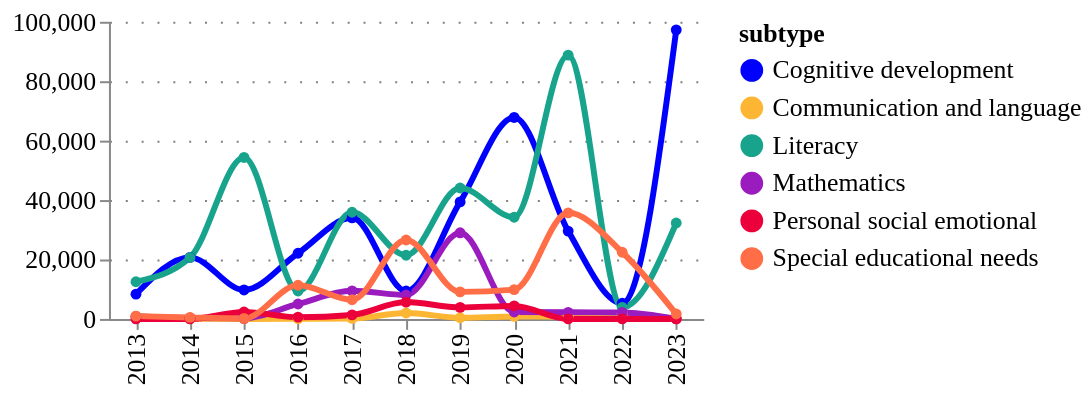

Notebook code for this chart:
### Code cell
fig = pu.ts_smooth(
    tech_applications_ts,
    cats,
    variable= "amount",
    variable_title = "",
    category_column = column,
    width = 300,
    height = 150,
    legend_orient='right',
)
pu.configure_plots(fig)

### Figure 1 — Vega-Lite specification as saved in the notebook (floating-point values rounded to 4 significant figures)
{"config": {"title": {"font": "Averta", "anchor": "start"}, "subtitle": {"font": "Averta"}, "axis": {"labelFont": "Averta", "titleFont": "Averta", "gridColor": "grey", "gridDash": [1, 7], "labelFontSize": 13, "titleFontSize": 13}, "header": {"labelFont": "Averta", "titleFont": "Averta"}, "legend": {"labelFont": "Averta", "titleFont": "Averta", "labelFontSize": 13, "titleFontSize": 13}, "range": {"category": ["#0000FF", "#FDB633", "#18A48C", "#9A1BBE", "#EB003B", "#FF6E47", "#646363", "#0F294A", "#97D9E3", "#A59BEE", "#F6A4B7", "#D2C9C0", "#FFFFFF", "#000000"], "ordinal": {"scheme": ["#0000FF", "#FDB633", "#18A48C", "#9A1BBE", "#EB003B", "#FF6E47", "#646363", "#0F294A", "#97D9E3", "#A59BEE", "#F6A4B7", "#D2C9C0", "#FFFFFF", "#000000"]}}, "view": {"strokeWidth": 0}}, "data": {"name": "data-e352474d02397566c775af7304273003"}, "mark": {"type": "line", "interpolate": "monotone", "point": {"filled": true, "size": 30}, "size": 3, "strokeDash": [0]}, "encoding": {"color": {"field": "subtype", "legend": {"orient": "right"}, "type": "nominal"}, "tooltip": [{"field": "year", "title": "Year", "type": "ordinal"}, {"field": "subtype", "type": "nominal"}, {"field": "amount", "format": ".3f", "title": "", "type": "quantitative"}], "x": {"field": "year", "title": "", "type": "ordinal"}, "y": {"field": "amount", "title": "", "type": "quantitative"}}, "height": 150, "title": {"anchor": "start", "text": "", "fontSize": 14, "subtitle": "", "subtitleFont": "Averta", "subtitleFontSize": 13}, "width": 300, "$schema": "https://vega.github.io/schema/vega-lite/v4.17.0.json", "datasets": {"data-e352474d02397566c775af7304273003": [{"year": 2013, "subtype": "Cognitive development", "counts": 20.0, "counts_prop": 0.015, "amount": 8332.0, "amount_prop": 0.002, "type": "Development & learning"}, {"year": 2014, "subtype": "Cognitive development", "counts": 16.0, "counts_prop": 0.012, "amount": 20730.0, "amount_prop": 0.006, "type": "Development & learning"}, {"year": 2015, "subtype": "Cognitive development", "counts": 13.0, "counts_prop": 0.01, "amount": 9754.0, "amount_prop": 0.003, "type": "Development & learning"}, {"year": 2016, "subtype": "Cognitive development", "counts": 9.0, "counts_prop": 0.007, "amount": 22110.0, "amount_prop": 0.006, "type": "Development & learning"}, {"year": 2017, "subtype": "Cognitive development", "counts": 18.0, "counts_prop": 0.013, "amount": 34020.0, "amount_prop": 0.009, "type": "Development & learning"}, {"year": 2018, "subtype": "Cognitive development", "counts": 15.0, "counts_prop": 0.011, "amount": 9414.0, "amount_prop": 0.003, "type": "Development & learning"}, {"year": 2019, "subtype": "Cognitive development", "counts": 9.0, "counts_prop": 0.007, "amount": 39390.0, "amount_prop": 0.011, "type": "Development & learning"}, {"year": 2020, "subtype": "Cognitive development", "counts": 12.0, "counts_prop": 0.009, "amount": 67800.0, "amount_prop": 0.018, "type": "Development & learning"}, {"year": 2021, "subtype": "Cognitive development", "counts": 14.0, "counts_prop": 0.01, "amount": 29560.0, "amount_prop": 0.008, "type": "Development & learning"}, {"year": 2022, "subtype": "Cognitive development", "counts": 6.0, "counts_prop": 0.004, "amount": 5274.0, "amount_prop": 0.001, "type": "Development & learning"}, {"year": 2023, "subtype": "Cognitive development", "counts": 4.0, "counts_prop": 0.003, "amount": 97300.0, "amount_prop": 0.026, "type": "Development & learning"}, {"year": 2013, "subtype": "Communication and language", "counts": 5.0, "counts_prop": 0.004, "amount": 926.2, "amount_prop": 0.0, "type": "Development & learning"}, {"year": 2014, "subtype": "Communication and language", "counts": 1.0, "counts_prop": 0.001, "amount": 62.28, "amount_prop": 0.0, "type": "Development & learning"}, {"year": 2015, "subtype": "Communication and language", "counts": 0.0, "counts_prop": 0.0, "amount": 0.0, "amount_prop": 0.0, "type": "Development & learning"}, {"year": 2016, "subtype": "Communication and language", "counts": 2.0, "counts_prop": 0.001, "amount": 71.01, "amount_prop": 0.0, "type": "Development & learning"}, {"year": 2017, "subtype": "Communication and language", "counts": 2.0, "counts_prop": 0.001, "amount": 177.1, "amount_prop": 0.0, "type": "Development & learning"}, {"year": 2018, "subtype": "Communication and language", "counts": 4.0, "counts_prop": 0.003, "amount": 2008.0, "amount_prop": 0.001, "type": "Development & learning"}, {"year": 2019, "subtype": "Communication and language", "counts": 3.0, "counts_prop": 0.002, "amount": 392.2, "amount_prop": 0.0, "type": "Development & learning"}, {"year": 2020, "subtype": "Communication and language", "counts": 2.0, "counts_prop": 0.001, "amount": 848.6, "amount_prop": 0.0, "type": "Development & learning"}, {"year": 2021, "subtype": "Communication and language", "counts": 4.0, "counts_prop": 0.003, "amount": 736.2, "amount_prop": 0.0, "type": "Development & learning"}, {"year": 2022, "subtype": "Communication and language", "counts": 2.0, "counts_prop": 0.001, "amount": 1948.0, "amount_prop": 0.001, "type": "Development & learning"}, {"year": 2023, "subtype": "Communication and language", "counts": 1.0, "counts_prop": 0.001, "amount": 0.0, "amount_prop": 0.0, "type": "Development & learning"}, {"year": 2013, "subtype": "Literacy", "counts": 12.0, "counts_prop": 0.009, "amount": 12510.0, "amount_prop": 0.003, "type": "Development & learning"}, {"year": 2014, "subtype": "Literacy", "counts": 14.0, "counts_prop": 0.01, "amount": 20680.0, "amount_prop": 0.006, "type": "Development & learning"}, {"year": 2015, "subtype": "Literacy", "counts": 13.0, "counts_prop": 0.01, "amount": 54340.0, "amount_prop": 0.015, "type": "Development & learning"}, {"year": 2016, "subtype": "Literacy", "counts": 9.0, "counts_prop": 0.007, "amount": 9412.0, "amount_prop": 0.003, "type": "Development & learning"}, {"year": 2017, "subtype": "Literacy", "counts": 23.0, "counts_prop": 0.017, "amount": 35900.0, "amount_prop": 0.01, "type": "Development & learning"}, {"year": 2018, "subtype": "Literacy", "counts": 20.0, "counts_prop": 0.015, "amount": 21440.0, "amount_prop": 0.006, "type": "Development & learning"}, {"year": 2019, "subtype": "Literacy", "counts": 15.0, "counts_prop": 0.011, "amount": 44060.0, "amount_prop": 0.012, "type": "Development & learning"}, {"year": 2020, "subtype": "Literacy", "counts": 18.0, "counts_prop": 0.013, "amount": 34230.0, "amount_prop": 0.009, "type": "Development & learning"}, {"year": 2021, "subtype": "Literacy", "counts": 15.0, "counts_prop": 0.011, "amount": 88790.0, "amount_prop": 0.024, "type": "Development & learning"}, {"year": 2022, "subtype": "Literacy", "counts": 6.0, "counts_prop": 0.004, "amount": 3917.0, "amount_prop": 0.001, "type": "Development & learning"}, {"year": 2023, "subtype": "Literacy", "counts": 6.0, "counts_prop": 0.004, "amount": 32280.0, "amount_prop": 0.009, "type": "Development & learning"}, {"year": 2013, "subtype": "Mathematics", "counts": 4.0, "counts_prop": 0.003, "amount": 831.0, "amount_prop": 0.0, "type": "Development & learning"}, {"year": 2014, "subtype": "Mathematics", "counts": 3.0, "counts_prop": 0.002, "amount": 313.0, "amount_prop": 0.0, "type": "Development & learning"}, {"year": 2015, "subtype": "Mathematics", "counts": 6.0, "counts_prop": 0.004, "amount": 218.1, "amount_prop": 0.0, "type": "Development & learning"}, {"year": 2016, "subtype": "Mathematics", "counts": 10.0, "counts_prop": 0.007, "amount": 5031.0, "amount_prop": 0.001, "type": "Development & learning"}, {"year": 2017, "subtype": "Mathematics", "counts": 10.0, "counts_prop": 0.007, "amount": 9458.0, "amount_prop": 0.003, "type": "Development & learning"}, {"year": 2018, "subtype": "Mathematics", "counts": 11.0, "counts_prop": 0.008, "amount": 8054.0, "amount_prop": 0.002, "type": "Development & learning"}, {"year": 2019, "subtype": "Mathematics", "counts": 7.0, "counts_prop": 0.005, "amount": 28990.0, "amount_prop": 0.008, "type": "Development & learning"}, {"year": 2020, "subtype": "Mathematics", "counts": 3.0, "counts_prop": 0.002, "amount": 2347.0, "amount_prop": 0.001, "type": "Development & learning"}, {"year": 2021, "subtype": "Mathematics", "counts": 6.0, "counts_prop": 0.004, "amount": 2230.0, "amount_prop": 0.001, "type": "Development & learning"}, {"year": 2022, "subtype": "Mathematics", "counts": 3.0, "counts_prop": 0.002, "amount": 2196.0, "amount_prop": 0.001, "type": "Development & learning"}, {"year": 2023, "subtype": "Mathematics", "counts": 0.0, "counts_prop": 0.0, "amount": 0.0, "amount_prop": 0.0, "type": "Development & learning"}, {"year": 2013, "subtype": "Personal social emotional", "counts": 1.0, "counts_prop": 0.001, "amount": 0.0, "amount_prop": 0.0, "type": "Development & learning"}, {"year": 2014, "subtype": "Personal social emotional", "counts": 0.0, "counts_prop": 0.0, "amount": 0.0, "amount_prop": 0.0, "type": "Development & learning"}, {"year": 2015, "subtype": "Personal social emotional", "counts": 1.0, "counts_prop": 0.001, "amount": 2344.0, "amount_prop": 0.001, "type": "Development & learning"}, {"year": 2016, "subtype": "Personal social emotional", "counts": 1.0, "counts_prop": 0.001, "amount": 593.5, "amount_prop": 0.0, "type": "Development & learning"}, {"year": 2017, "subtype": "Personal social emotional", "counts": 4.0, "counts_prop": 0.003, "amount": 1345.0, "amount_prop": 0.0, "type": "Development & learning"}, {"year": 2018, "subtype": "Personal social emotional", "counts": 3.0, "counts_prop": 0.002, "amount": 5677.0, "amount_prop": 0.002, "type": "Development & learning"}, {"year": 2019, "subtype": "Personal social emotional", "counts": 2.0, "counts_prop": 0.001, "amount": 3896.0, "amount_prop": 0.001, "type": "Development & learning"}, {"year": 2020, "subtype": "Personal social emotional", "counts": 1.0, "counts_prop": 0.001, "amount": 4382.0, "amount_prop": 0.001, "type": "Development & learning"}, {"year": 2021, "subtype": "Personal social emotional", "counts": 1.0, "counts_prop": 0.001, "amount": 0.0, "amount_prop": 0.0, "type": "Development & learning"}, {"year": 2022, "subtype": "Personal social emotional", "counts": 1.0, "counts_prop": 0.001, "amount": 0.0, "amount_prop": 0.0, "type": "Development & learning"}, {"year": 2023, "subtype": "Personal social emotional", "counts": 0.0, "counts_prop": 0.0, "amount": 0.0, "amount_prop": 0.0, "type": "Development & learning"}, {"year": 2013, "subtype": "Special educational needs", "counts": 6.0, "counts_prop": 0.004, "amount": 943.1, "amount_prop": 0.0, "type": "Development & learning"}, {"year": 2014, "subtype": "Special educational needs", "counts": 8.0, "counts_prop": 0.006, "amount": 504.2, "amount_prop": 0.0, "type": "Development & learning"}, {"year": 2015, "subtype": "Special educational needs", "counts": 9.0, "counts_prop": 0.007, "amount": 165.4, "amount_prop": 0.0, "type": "Development & learning"}, {"year": 2016, "subtype": "Special educational needs", "counts": 16.0, "counts_prop": 0.012, "amount": 11340.0, "amount_prop": 0.003, "type": "Development & learning"}, {"year": 2017, "subtype": "Special educational needs", "counts": 10.0, "counts_prop": 0.007, "amount": 6447.0, "amount_prop": 0.002, "type": "Development & learning"}, {"year": 2018, "subtype": "Special educational needs", "counts": 11.0, "counts_prop": 0.008, "amount": 26560.0, "amount_prop": 0.007, "type": "Development & learning"}, {"year": 2019, "subtype": "Special educational needs", "counts": 16.0, "counts_prop": 0.012, "amount": 9112.0, "amount_prop": 0.002, "type": "Development & learning"}, {"year": 2020, "subtype": "Special educational needs", "counts": 7.0, "counts_prop": 0.005, "amount": 9878.0, "amount_prop": 0.003, "type": "Development & learning"}, {"year": 2021, "subtype": "Special educational needs", "counts": 14.0, "counts_prop": 0.01, "amount": 35710.0, "amount_prop": 0.01, "type": "Development & learning"}, {"year": 2022, "subtype": "Special educational needs", "counts": 6.0, "counts_prop": 0.004, "amount": 22450.0, "amount_prop": 0.006, "type": "Development & learning"}, {"year": 2023, "subtype": "Special educational needs", "counts": 2.0, "counts_prop": 0.001, "amount": 1661.0, "amount_prop": 0.0, "type": "Development & learning"}]}}
